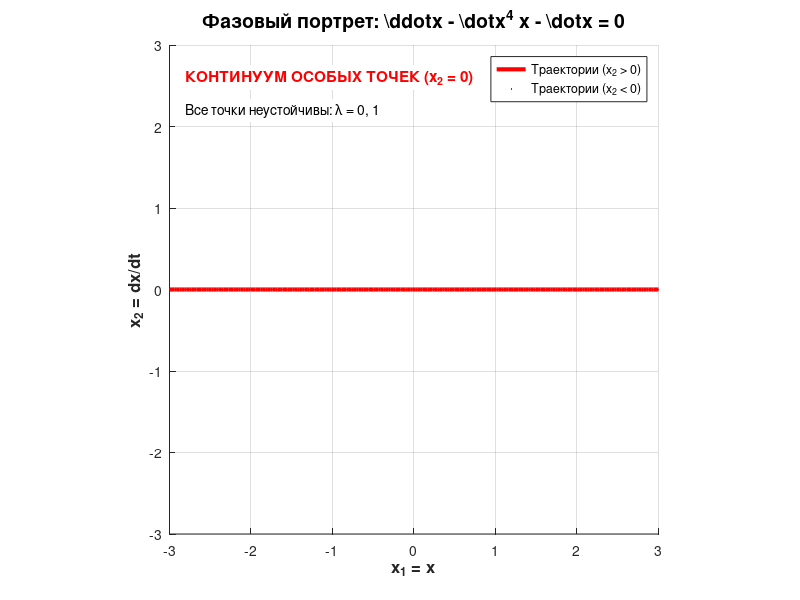
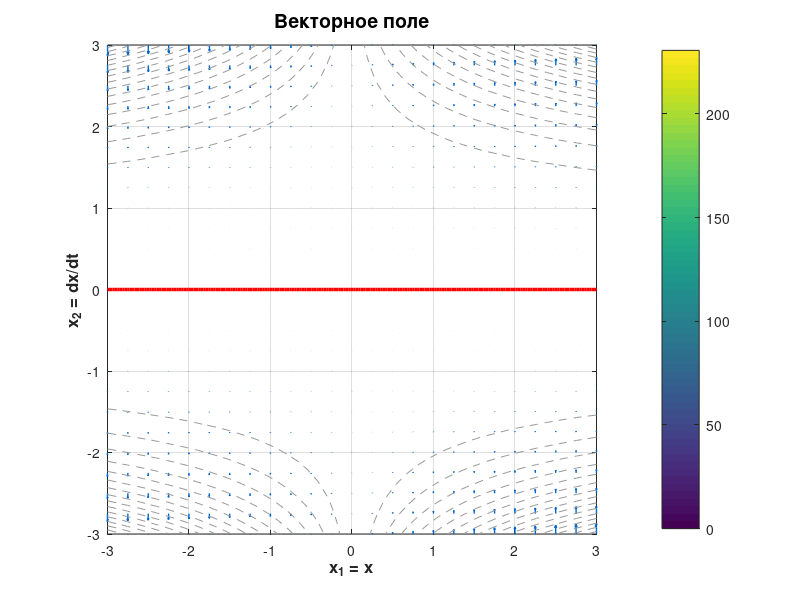
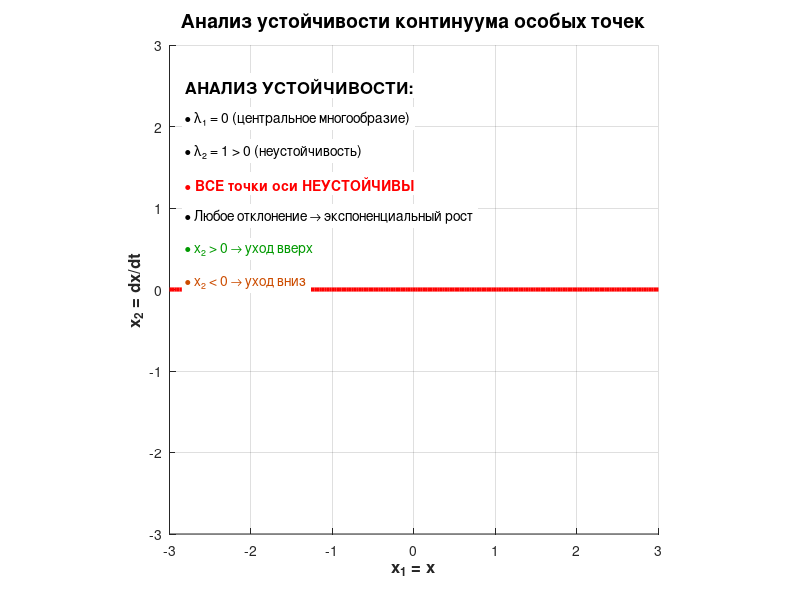

MATLAB code to generate these figures, in order:
%% main_continuum.m - Главный скрипт для системы с континуумом особых точек
clc;
clear all;
close all;

tic;

%% Параметры моделирования
XMAX = 3;      % размер области (от -3 до 3)
STEP = 0.25;   % шаг сетки
TMAX = 10;     % время моделирования

%% Создание сетки
[x1, x2] = meshgrid(-XMAX: STEP: XMAX);

%% Определение системы
% Система: dx1/dt = x2, dx2/dt = x1*x2^4 + x2
dx = @(t, x) [x(2); x(1)*x(2)^4 + x(2)];

% Функция остановки
event_out_of_bounds = @(t, z) max(abs(z)) - (XMAX + 0.5);

%% Вывод информации о системе
fprintf('\n========================================\n');
fprintf('СИСТЕМА С КОНТИНУУМОМ ОСОБЫХ ТОЧЕК\n');
fprintf('========================================\n');
fprintf('Уравнение: d²x/dt² - (dx/dt)^4·x - dx/dt = 0\n');
fprintf('Нормальная форма:\n');
fprintf('  x₁'' = x₂\n');
fprintf('  x₂'' = x₁·x₂⁴ + x₂\n\n');

%% Анализ особых точек
fprintf('АНАЛИЗ ОСОБЫХ ТОЧЕК:\n');
fprintf('----------------------------------------\n');
fprintf('Условия: x₂ = 0, x₁·0⁴ + 0 = 0\n');
fprintf('РЕЗУЛЬТАТ: ВСЯ ОСЬ x₂ = 0 - множество особых точек!\n');
fprintf('Это КОНТИНУУМ, а не изолированные точки.\n\n');

fprintf('МАТРИЦА ЯКОБИ:\n');
fprintf('J = [0, 1; x₂⁴, 4x₁x₂³ + 1]\n');
fprintf('На оси x₂ = 0: J = [0, 1; 0, 1]\n');
fprintf('Собственные значения: λ₁ = 0, λ₂ = 1\n\n');

fprintf('ВЫВОД ПО УСТОЙЧИВОСТИ:\n');
fprintf('• λ₂ = 1 > 0 → ВСЕ точки континуума НЕУСТОЙЧИВЫ\n');
fprintf('• λ₁ = 0 → наличие центрального многообразия\n');
fprintf('• Любое отклонение от оси приводит к росту\n\n');

%% Построение фазового портрета
fprintf('ПОСТРОЕНИЕ ФАЗОВОГО ПОРТРЕТА...\n');
figure(1);
set(gcf, 'Name', 'Фазовый портрет (континуум)', 'Position', [50, 50, 900, 700]);
hold on;
grid on;
axis equal;
xlim([-XMAX, XMAX]);
ylim([-XMAX, XMAX]);

% Начальные условия
ic = [];

% Разные области фазовой плоскости
for x = -2.5:0.5:2.5
    for y = [-2, -1.5, -1, -0.5, 0.5, 1, 1.5, 2]
        ic = [ic; x, y];
    end
end

% Вблизи оси
for x = -2.5:0.4:2.5
    for eps = [-0.2, -0.1, 0.1, 0.2]
        ic = [ic; x, eps];
    end
end

% По границам
for x = -2.8:0.5:2.8
    ic = [ic; x, 2.8; x, -2.8];
end

fprintf('Интегрирование %d траекторий...\n', size(ic,1));

% Интегрирование
for i = 1:size(ic,1)
    if mod(i, 30) == 0
        fprintf('  %d/%d\n', i, size(ic,1));
    end
    
    try
        opts = odeset('Events', event_out_of_bounds, 'RelTol', 1e-6);
        
        % Выбор цвета в зависимости от знака x2
        if ic(i,2) > 0
            clr = [0, 0.7, 0];  % зеленый - выше оси
        elseif ic(i,2) < 0
            clr = [0.8, 0.4, 0]; % оранжевый - ниже оси
        else
            clr = [0.5, 0.5, 0.5];
        end
        
        % Вперед по времени
        [~, z] = ode45(dx, [0, TMAX], ic(i,:), opts);
        if ~isempty(z)
            plot(z(:,1), z(:,2), 'Color', clr, 'LineWidth', 1.2);
        end
        
        % Назад по времени
        [~, z] = ode45(dx, [0, -TMAX/2], ic(i,:), opts);
        if ~isempty(z)
            plot(z(:,1), z(:,2), 'Color', clr, 'LineWidth', 0.8, 'LineStyle', '--');
        end
    catch
    end
end

% Континуум особых точек - ВСЯ ОСЬ X2=0
x_axis = linspace(-XMAX, XMAX, 200);
plot(x_axis, zeros(size(x_axis)), 'r-', 'LineWidth', 3);
plot(x_axis, zeros(size(x_axis)), 'r.', 'MarkerSize', 2);

% Оформление
xlabel('x_1 = x', 'FontSize', 12, 'FontWeight', 'bold');
ylabel('x_2 = dx/dt', 'FontSize', 12, 'FontWeight', 'bold');
title('Фазовый портрет: \ddot{x} - \dot{x}^4 x - \dot{x} = 0', ...
      'FontSize', 14, 'FontWeight', 'bold');
text(-2.8, 2.6, 'КОНТИНУУМ ОСОБЫХ ТОЧЕК (x_2 = 0)', ...
     'FontSize', 11, 'Color', 'red', 'FontWeight', 'bold', ...
     'BackgroundColor', 'white');
text(-2.8, 2.2, 'Все точки неустойчивы: λ = 0, 1', ...
     'FontSize', 10, 'BackgroundColor', 'white');
legend('Траектории (x_2 > 0)', 'Траектории (x_2 < 0)', ...
       'Континуум особых точек', 'Location', 'best');
hold off;

%% Векторное поле
figure(2);
set(gcf, 'Name', 'Векторное поле', 'Position', [100, 100, 900, 700]);
clf;

% Вычисляем поле
u = zeros(size(x1));
v = zeros(size(x2));
for i = 1:numel(x1)
    d = dx(0, [x1(i); x2(i)]);
    u(i) = d(1);
    v(i) = d(2);
end

% Визуализация
quiver(x1, x2, u, v, 0.4, 'Color', [0, 0.4, 0.8], 'LineWidth', 1);
hold on;

% Континуум
plot(x_axis, zeros(size(x_axis)), 'r-', 'LineWidth', 2.5);

% Добавляем контур скорости
[X, Y] = meshgrid(linspace(-XMAX, XMAX, 50), linspace(-XMAX, XMAX, 50));
U = zeros(size(X));
V = zeros(size(Y));
for i = 1:numel(X)
    d = dx(0, [X(i); Y(i)]);
    U(i) = d(1);
    V(i) = d(2);
end
speed = sqrt(U.^2 + V.^2);
contour(X, Y, speed, 15, 'LineColor', [0.6, 0.6, 0.6], 'LineStyle', '--');

xlabel('x_1 = x', 'FontSize', 12, 'FontWeight', 'bold');
ylabel('x_2 = dx/dt', 'FontSize', 12, 'FontWeight', 'bold');
title('Векторное поле', 'FontSize', 14, 'FontWeight', 'bold');
colorbar;
grid on;
axis equal;
hold off;

%% Аналитический график с пояснениями
figure(3);
set(gcf, 'Name', 'Анализ устойчивости', 'Position', [150, 150, 900, 700]);
clf;
hold on;
grid on;
axis equal;
xlim([-XMAX, XMAX]);
ylim([-XMAX, XMAX]);

% Ключевые траектории для демонстрации
key_points = [
    -2, 0.2; -2, -0.2;
    -1, 0.2; -1, -0.2;
    0, 0.2; 0, -0.2;
    1, 0.2; 1, -0.2;
    2, 0.2; 2, -0.2;
    -2, 1; -2, -1;
    0, 1.5; 0, -1.5;
    2, 1; 2, -1
];

for i = 1:size(key_points,1)
    try
        opts = odeset('Events', event_out_of_bounds, 'RelTol', 1e-6);
        
        if key_points(i,2) > 0
            clr = [0, 0.6, 0];
        else
            clr = [0.8, 0.3, 0];
        end
        
        [~, z] = ode45(dx, [0, TMAX], key_points(i,:), opts);
        if ~isempty(z)
            plot(z(:,1), z(:,2), 'Color', clr, 'LineWidth', 2);
        end
        
        plot(key_points(i,1), key_points(i,2), 'ko', 'MarkerSize', 6, ...
             'MarkerFaceColor', clr);
    catch
    end
end

% Континуум
plot(x_axis, zeros(size(x_axis)), 'r-', 'LineWidth', 3);

% Пояснения
text(-2.8, 2.5, 'АНАЛИЗ УСТОЙЧИВОСТИ:', ...
     'FontSize', 12, 'FontWeight', 'bold', 'BackgroundColor', 'white');
text(-2.8, 2.1, '• λ₁ = 0 (центральное многообразие)', ...
     'FontSize', 10, 'BackgroundColor', 'white');
text(-2.8, 1.7, '• λ₂ = 1 > 0 (неустойчивость)', ...
     'FontSize', 10, 'BackgroundColor', 'white');
text(-2.8, 1.3, '• ВСЕ точки оси НЕУСТОЙЧИВЫ', ...
     'FontSize', 10, 'Color', 'red', 'FontWeight', 'bold', ...
     'BackgroundColor', 'white');
text(-2.8, 0.9, '• Любое отклонение → экспоненциальный рост', ...
     'FontSize', 10, 'BackgroundColor', 'white');
text(-2.8, 0.5, '• x₂ > 0 → уход вверх', ...
     'FontSize', 10, 'Color', [0, 0.6, 0], 'BackgroundColor', 'white');
text(-2.8, 0.1, '• x₂ < 0 → уход вниз', ...
     'FontSize', 10, 'Color', [0.8, 0.3, 0], 'BackgroundColor', 'white');

xlabel('x_1 = x', 'FontSize', 12, 'FontWeight', 'bold');
ylabel('x_2 = dx/dt', 'FontSize', 12, 'FontWeight', 'bold');
title('Анализ устойчивости континуума особых точек', ...
      'FontSize', 14, 'FontWeight', 'bold');
hold off;

toc;
fprintf('\nГОТОВО! Построено 3 графика.\n');
